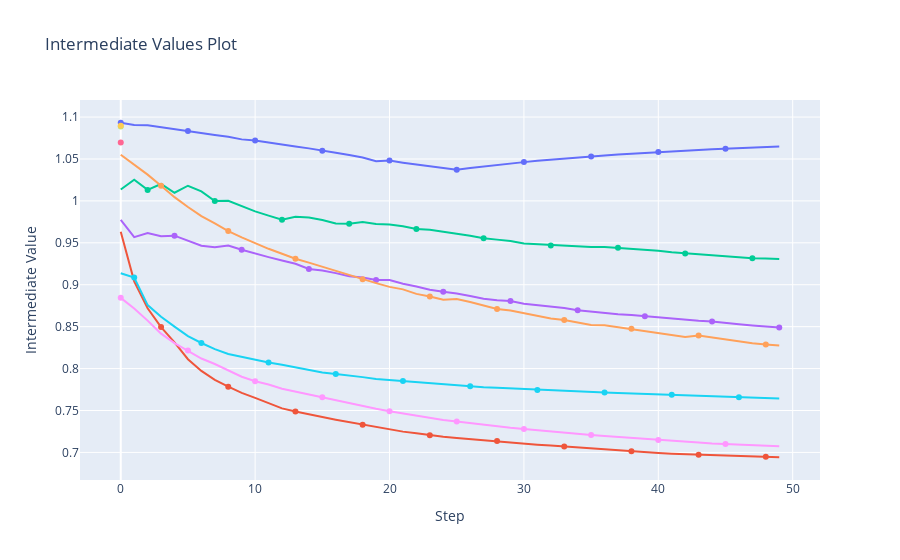

Source (notebook cell):
### Code cell
fig = optuna.visualization.plot_intermediate_values(study)
graph_path = f"./figures/{params.MODEL_TYPE}/plot_intermediate_values_graph"
fig.write_html(Path(f"{graph_path}.html"))
fig.write_image(Path(f"{graph_path}.png"))
fig.show()
